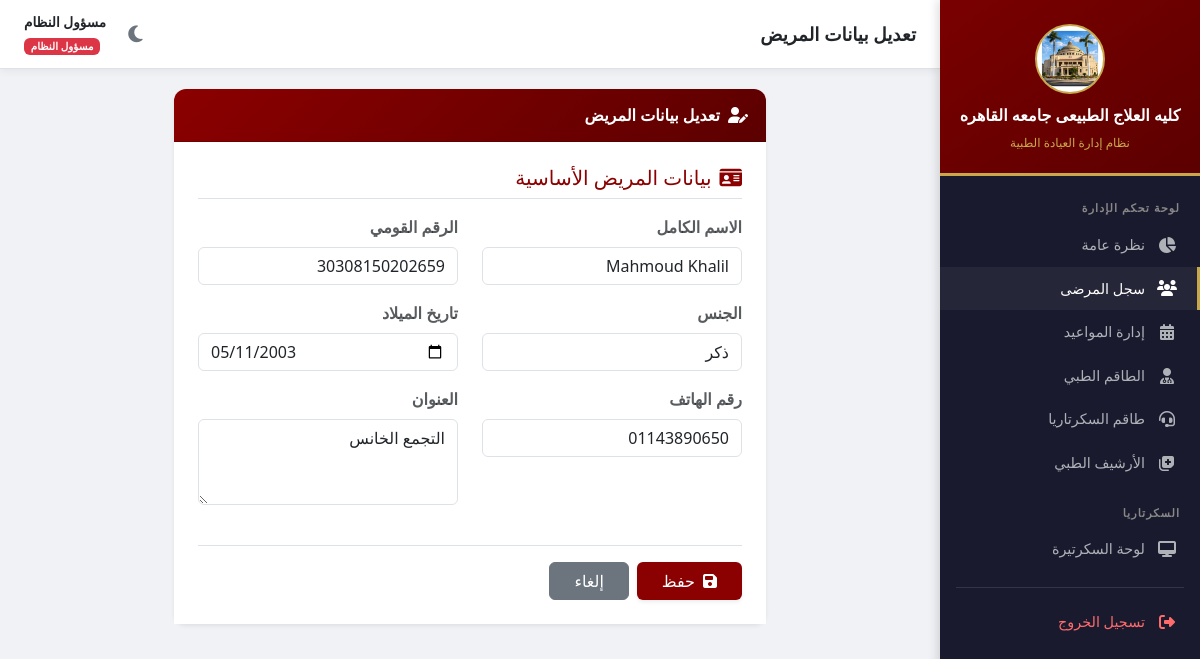
/admin-panel/patients/8/edit/ (signed in), run on the app's committed database.
### clinic/models.py (models this page shows, shortened)
class Patient(models.Model):
    GENDER_CHOICES = [('M', 'ذكر'), ('F', 'أنثى')]
    patient_number = models.AutoField(primary_key=True, verbose_name="رقم المريض")
    name = models.CharField(max_length=150, verbose_name="الاسم")
    gender = models.CharField(max_length=1, choices=GENDER_CHOICES, verbose_name="الجنس")
    birth_date = models.DateField(verbose_name="تاريخ الميلاد")
    phone = models.CharField(max_length=20, blank=True, verbose_name="رقم الهاتف")
    address = models.TextField(blank=True, verbose_name="العنوان")
    national_id = models.CharField(max_length=14, unique=True, verbose_name="الرقم القومي", null=True, blank=True)
    created_at = models.DateTimeField(auto_now_add=True)
    updated_at = models.DateTimeField(auto_now=True)
    class Meta:
        verbose_name = "مريض"
        verbose_name_plural = "المرضى"

### clinic/views.py (the view)
# urls.py: path('admin-panel/patients/<int:pk>/edit/', views.admin_patient_edit, name='admin_patient_edit'),
@login_required
@user_passes_test(is_admin, login_url='login')
def admin_patient_edit(request, pk):
    patient = get_object_or_404(Patient, pk=pk)
    if request.method == 'POST':
        form = PatientForm(request.POST, instance=patient)
        if form.is_valid():
            form.save()
            messages.success(request, 'تم تحديث بيانات المريض بنجاح')
            return redirect('admin_patients')
    else:
        form = PatientForm(instance=patient)
    return render(request, 'admin/patient_form.html', {'p_form': form, 'title': 'تعديل بيانات المريض', 'patient': patient})

### clinic/forms.py
class PatientForm(forms.ModelForm):
    class Meta:
        model = Patient
        fields = ['name', 'national_id', 'gender', 'birth_date', 'phone', 'address']
        widgets = {
            'name': forms.TextInput(attrs={'class': 'form-control'}),
            'national_id': forms.TextInput(attrs={'class': 'form-control'}),
            'gender': forms.Select(attrs={'class': 'form-select'}),
            'birth_date': forms.DateInput(attrs={'class': 'form-control', 'type': 'date'}),
            'phone': forms.TextInput(attrs={'class': 'form-control'}),
            'address': forms.Textarea(attrs={'class': 'form-control', 'rows': 3}),
        }
        labels = {
            'name': 'الاسم الكامل',
            'national_id': 'الرقم القومي',
            'gender': 'الجنس',
            'birth_date': 'تاريخ الميلاد',
            'phone': 'رقم الهاتف',
            'address': 'العنوان',
        }

### clinic/views.py (called while the page is built)
def is_admin(user):
    return user.is_superuser or user.is_staff

### templates/admin/patient_form.html (shortened to what this page needs)
{% extends 'base.html' %}
{% block page_title %}{{ title }}{% endblock %}
{% block content %}
<div class="row justify-content-center">
  <div class="col-lg-8">
    <div class="card shadow-sm border-0">
      <div class="card-header text-white" style="background: linear-gradient(135deg, #8B0000, #5c0000);">
        <i class="fas fa-user-edit me-2"></i>{{ title }}
      </div>
      <div class="card-body p-4">
        <form method="post">
          <h5 class="mb-3 border-bottom pb-2" style="color:#8B0000;">
            <i class="fas fa-id-card me-2"></i>بيانات المريض الأساسية
          </h5>
          <div class="row">
            {% for field in p_form %}
            <div class="col-md-6 mb-3">
              <label class="form-label fw-bold text-muted">{{ field.label }}</label>
              {{ field }}
            </div>
            {% endfor %}
          </div>
          <div class="d-flex gap-2 mt-4 pt-3 border-top">
            <button type="submit" class="btn px-4 shadow-sm" style="background:#8B0000; color:white;">
              <i class="fas fa-save me-2"></i>حفظ
            </button>
            <a href="{% url 'admin_dashboard' %}" class="btn btn-secondary px-4">إلغاء</a>
          </div>
        </form>
      </div>
    </div>
  </div>
</div>
{% endblock %}

### templates/base.html (shortened to what this page needs)
<!DOCTYPE html>
<html lang="ar" dir="rtl">
<head>
<link href="https://cdn.jsdelivr.net/npm/bootstrap@5.3.0/dist/css/bootstrap.rtl.min.css" rel="stylesheet">
<link href="https://cdnjs.cloudflare.com/ajax/libs/font-awesome/6.4.0/css/all.min.css" rel="stylesheet">
</head>
<body>
{% load auth_extras %}
{% if user.is_authenticated %}
<div class="sidebar" id="sidebar">
  <div class="sidebar-header">
    <div class="logo-container"><img src="/media/2.png" alt="لوجو جامعة القاهرة"></div>
    <h6>كليه العلاج الطبيعى جامعه القاهره</h6>
    <small>نظام إدارة العيادة الطبية</small>
  </div>
  <div class="sidebar-nav-container">
    {% if user.is_staff or user.is_superuser %}
    <div class="nav-section">لوحة تحكم الإدارة</div>
    <a href="{% url 'admin_dashboard' %}" class="nav-link-side {% if request.resolver_match.url_name == 'admin_dashboard' %}active{% endif %}" onclick="closeSidebar()"><i class="fas fa-chart-pie"></i> نظرة عامة</a>
    <a href="{% url 'admin_patients' %}" class="nav-link-side {% if 'patient' in request.resolver_match.url_name and 'secretary' not in request.resolver_match.url_name %}active{% endif %}" onclick="closeSidebar()"><i class="fas fa-users"></i> سجل المرضى</a>
    <a href="{% url 'admin_appointments' %}" class="nav-link-side {% if request.resolver_match.url_name == 'admin_appointments' %}active{% endif %}" onclick="closeSidebar()"><i class="fas fa-calendar-alt"></i> إدارة المواعيد</a>
    <a href="{% url 'admin_doctors' %}" class="nav-link-side {% if request.resolver_match.url_name == 'admin_doctors' %}active{% endif %}" onclick="closeSidebar()"><i class="fas fa-user-md"></i> الطاقم الطبي</a>
    <a href="{% url 'admin_secretaries' %}" class="nav-link-side {% if 'admin_secreta' in request.resolver_match.url_name %}active{% endif %}" onclick="closeSidebar()"><i class="fas fa-headset"></i> طاقم السكرتاريا</a>
    <a href="{% url 'admin_records' %}" class="nav-link-side {% if request.resolver_match.url_name == 'admin_records' %}active{% endif %}" onclick="closeSidebar()"><i class="fas fa-notes-medical"></i> الأرشيف الطبي</a>
    <div class="nav-section" style="margin-top:8px;">السكرتاريا</div>
    <a href="{% url 'secretary_dashboard' %}" class="nav-link-side {% if request.resolver_match.url_name == 'secretary_dashboard' %}active{% endif %}" onclick="closeSidebar()"><i class="fas fa-desktop"></i> لوحة السكرتيرة</a>
    {% endif %}
    <div class="mt-3 border-top border-secondary pt-2" style="opacity:.3; margin: 0 16px;"></div>
    <a href="{% url 'logout' %}" class="nav-link-side mt-1" style="color:#ff6b6b;" onclick="closeSidebar()"><i class="fas fa-sign-out-alt"></i> تسجيل الخروج</a>
  </div>
</div>
<div class="main-content">
  <div class="topbar">
    <div class="d-flex align-items-center gap-2">
      <h5>{% block page_title %}{% endblock %}</h5>
    </div>
    <div class="d-flex align-items-center gap-3">
      <button class="theme-toggle" onclick="toggleTheme()" title="تبديل الوضع" aria-label="تبديل الوضع الليلي">
        <i class="fas fa-moon" id="themeIcon"></i>
      </button>
      <div class="text-end d-none d-sm-block">
        <div class="fw-bold" style="font-size:.85rem;">{{ user.get_full_name|default:user.username }}</div>
        {% if user.is_staff %}<span class="badge bg-danger" style="font-size:.65rem;">مسؤول النظام</span>
        {% elif user|has_group:"secretary" %}<span class="badge bg-success" style="font-size:.65rem;">سكرتيرة</span>
        {% else %}<span class="badge bg-primary" style="font-size:.65rem;">طبيب</span>{% endif %}
      </div>
    </div>
  </div>
  <div class="content-area">
    {% block content %}{% endblock %}
  </div>
</div>
{% else %}
{% block full_content %}{% endblock %}
{% endif %}
</body>
</html>

### templates/base.html (style rules this page uses)
:root { --cu-red: #8B0000; --cu-gold: #C9A84C; --cu-dark: #1a1a2e; --cu-gray: #f0f2f5; --sidebar-w: 260px; --bg-body: #f0f2f5; --bg-card: #ffffff; --bg-card-alt: #f8f9fa; --text-main: #212529; --text-muted: #6c757d; --border-color: #dee2e6; --topbar-bg: #ffffff; --table-hover: rgba(0,0,0,0.02); --shadow: 0 2px 8px rgba(0,0,0,0.06); }
body { font-family: 'Segoe UI', Tahoma, sans-serif; background: var(--bg-body); color: var(--text-main); transition: background .3s, color .3s; }
.sidebar { width: var(--sidebar-w); min-height: 100vh; background: var(--cu-dark); position: fixed; right: 0; top: 0; z-index: 1050; display: flex; flex-direction: column; box-shadow: -2px 0 10px rgba(0,0,0,0.15); transition: transform .3s ease; }
.sidebar-header { background: linear-gradient(145deg, #7a0000, #5c0000); padding: 24px 16px 20px; text-align: center; border-bottom: 3px solid var(--cu-gold); }
.sidebar-header .logo-container { width: 70px; height: 70px; margin: 0 auto 12px; background: white; border-radius: 50%; border: 2px solid var(--cu-gold); overflow: hidden; display: flex; align-items: center; justify-content: center; }
.sidebar-header .logo-container img { width: 100%; height: 100%; object-fit: cover; }
.sidebar-header h6 { color: #fff; margin: 0 0 4px; font-size: 1rem; font-weight: 700; }
.sidebar-header small { color: var(--cu-gold); font-size: .75rem; }
.sidebar-nav-container { flex-grow: 1; padding: 12px 0; overflow-y: auto; }
.nav-section { padding: 12px 20px 6px; color: #888; font-size: .7rem; font-weight: 600; text-transform: uppercase; letter-spacing: 1px; }
.nav-link-side { display: flex; align-items: center; gap: 12px; padding: 11px 20px; color: #aeb2b7; text-decoration: none; transition: all .2s; border-right: 3px solid transparent; font-size: .9rem; }
.nav-link-side:hover, .nav-link-side.active { color: #fff; background: rgba(255,255,255,.05); border-right-color: var(--cu-gold); }
.nav-link-side i { width: 20px; text-align: center; font-size: 1rem; }
.main-content { margin-right: var(--sidebar-w); min-height: 100vh; transition: margin .3s; }
.topbar { background: var(--topbar-bg); padding: 12px 24px; display: flex; align-items: center; justify-content: space-between; box-shadow: var(--shadow); position: sticky; top: 0; z-index: 99; border-bottom: 1px solid var(--border-color); }
.topbar h5 { margin: 0; color: var(--text-main); font-weight: 700; font-size: 1.15rem; }
.content-area { padding: 20px; }
.card { border: 1px solid var(--border-color); border-radius: 12px; box-shadow: var(--shadow); background: var(--bg-card); color: var(--text-main); }
.card-header { background: var(--cu-red); color: white; border-radius: 12px 12px 0 0 !important; padding: 14px 18px; font-weight: 600; }
.card-body { background: var(--bg-card); color: var(--text-main); }
.form-control, .form-select { background: var(--bg-card); color: var(--text-main); border-color: var(--border-color); }
.theme-toggle { background: none; border: none; color: var(--text-muted); font-size: 1.2rem; cursor: pointer; padding: 6px; border-radius: 8px; }

### data on the page
Patient: p_form "Mahmoud Khalil" "30308150202659" "ذكر" "05/11/2003" "01143890650" "التجمع الخانس"

### other printed values
{{ title }} "تعديل بيانات المريض"
{{ user.get_full_name|default:user.username }} "مسؤول النظام"
{{ field.label }} "الاسم الكامل" "الرقم القومي" "الجنس" "تاريخ الميلاد" "رقم الهاتف" "العنوان"
